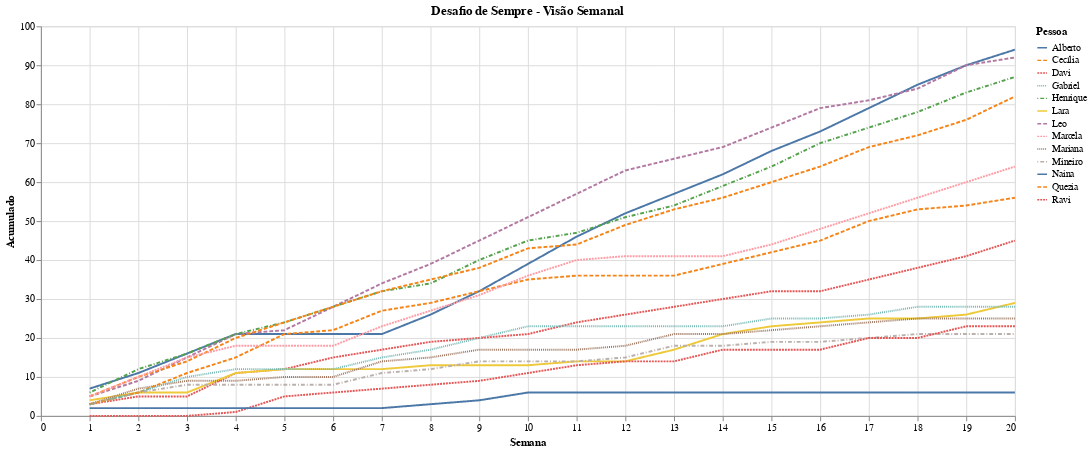

Here is the notebook cell this chart was saved with:
### Code cell
@vlplot(
    data=df,
    title="Desafio de Sempre - Visão Semanal",
    mark = :line,
    color=:Pessoa,
    x=:Semana,
    y=:Acumulado,
    strokeDash = :Pessoa,
    width=1000,
    height=400,
)

### Figure 1 — Vega-Lite specification as saved in the notebook (floating-point values rounded to 4 significant figures; data arrays with more than 128 entries replaced by an {"elided": "..."} marker saying what was removed)
{"data": {"values": {"elided": "260 records"}}, "encoding": {"color": {"field": "Pessoa", "type": "nominal"}, "strokeDash": {"field": "Pessoa", "type": "nominal"}, "x": {"field": "Semana", "type": "quantitative"}, "y": {"field": "Acumulado", "type": "quantitative"}}, "height": 400, "mark": "line", "title": "Desafio de Sempre - Visão Semanal", "width": 1000}
